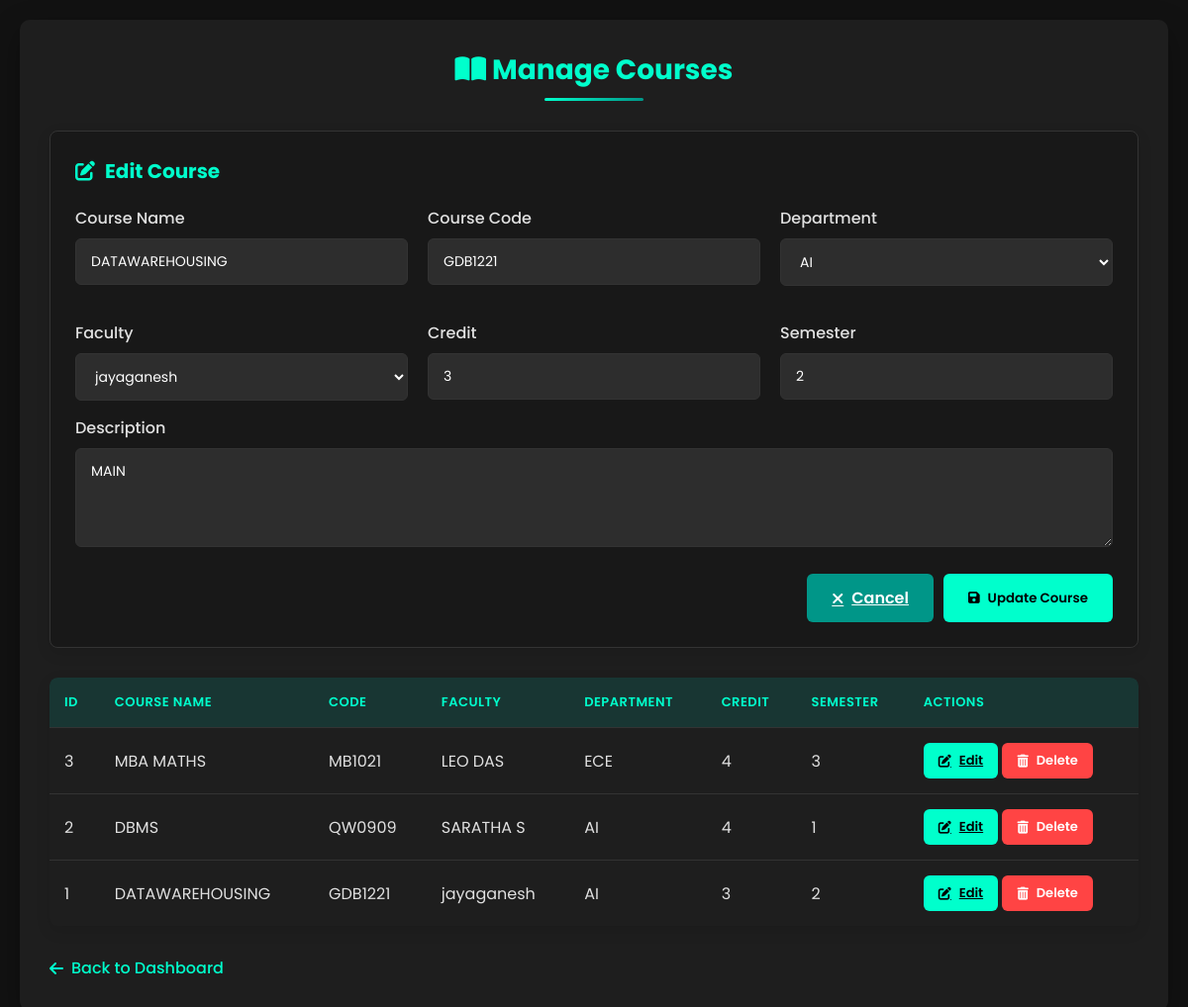
Screenshot of /dbmsproject/modules/courses.php?edit=1 (signed in) with the database file from the repository.
### tables this page shows
CREATE TABLE `courses` (
  `courses_id` int(11) NOT NULL,
  `course_name` varchar(100) NOT NULL,
  `course_code` varchar(50) NOT NULL,
  `faculty_id` int(11) NOT NULL,
  `department_id` int(11) NOT NULL,
  `department_name` varchar(100) NOT NULL,
  `credit` int(11) NOT NULL,
  `semester` int(11) NOT NULL,
  `description` text DEFAULT NULL,
  `created_at` timestamp NOT NULL DEFAULT current_timestamp()
);

CREATE TABLE `department` (
  `department_id` int(11) NOT NULL,
  `department_name` varchar(100) NOT NULL,
  `department_code` varchar(20) NOT NULL,
  `description` text DEFAULT NULL,
  `no_of_students` int(11) DEFAULT 0,
  `no_of_faculty` int(11) DEFAULT 0,
  `hod_name` varchar(100) DEFAULT NULL,
  `established_year` year(4) DEFAULT NULL,
  `contact_email` varchar(100) DEFAULT NULL
);

CREATE TABLE `faculty` (
  `faculty_id` int(11) NOT NULL,
  `users_id` int(11) NOT NULL,
  `faculty_name` varchar(100) NOT NULL,
  `phone` varchar(15) DEFAULT NULL,
  `qualification` varchar(100) DEFAULT NULL,
  `department_id` int(11) DEFAULT NULL,
  `email` varchar(255) NOT NULL
);

### dbmsproject/modules/courses.php (the view, shortened to what this page needs)
<?php
include __DIR__ . '/../config/database.php';
$list = mysqli_query($conn, "
  SELECT c.courses_id, c.course_name, c.course_code, f.faculty_name, d.department_name, c.credit, c.semester, c.description, c.created_at
  FROM courses c
  JOIN faculty f ON c.faculty_id = f.faculty_id
  JOIN department d ON c.department_id = d.department_id
  ORDER BY c.courses_id DESC
");
$departments = mysqli_query($conn, "SELECT department_id, department_name FROM department ORDER BY department_name");
$edit_data = null;
if (isset($_GET['edit'])) {
    $edit_id = intval($_GET['edit']);
    $edit_query = mysqli_query($conn, "SELECT * FROM courses WHERE courses_id = $edit_id");
    $edit_data = mysqli_fetch_assoc($edit_query);
    if ($edit_data) {
        $faculties = mysqli_query($conn, "SELECT faculty_id, faculty_name FROM faculty WHERE department_id = {$edit_data['department_id']} ORDER BY faculty_name");
    }
}
?>
<!DOCTYPE html>
<html lang="en">
<head>
  <link rel="stylesheet" href="https://cdnjs.cloudflare.com/ajax/libs/font-awesome/6.4.0/css/all.min.css">
</head>
<body>
  <div class="container">
    <h2><i class="fas fa-book-open"></i> Manage Courses</h2>
    <div class="form-container">
      <h3 class="form-title">
        <i class="fas fa-<?= $edit_data ? 'edit' : 'plus' ?>"></i>
        <?= $edit_data ? 'Edit Course' : 'Add New Course' ?>
      </h3>
      <form method="POST" action="courses.php">
        <div class="form-grid">
          <div class="form-group">
            <label for="course_name">Course Name</label>
            <input type="text" id="course_name" name="course_name"
                   value="<?= $edit_data ? htmlspecialchars($edit_data['course_name']) : '' ?>" required>
          </div>
          <div class="form-group">
            <label for="course_code">Course Code</label>
            <input type="text" id="course_code" name="course_code"
                   value="<?= $edit_data ? htmlspecialchars($edit_data['course_code']) : '' ?>" required>
          </div>
          <div class="form-group">
            <label for="department_id">Department</label>
            <select id="department_id" name="department_id" required onchange="fetchFaculties(this.value)">
              <?php
              mysqli_data_seek($departments, 0);
              while ($dept = mysqli_fetch_assoc($departments)):
              ?>
                <option value="<?= $dept['department_id'] ?>"
                  <?= ($edit_data && $edit_data['department_id'] == $dept['department_id']) ? 'selected' : '' ?>>
                  <?= htmlspecialchars($dept['department_name']) ?>
                </option>
              <?php endwhile; ?>
            </select>
          </div>
          <div class="form-group">
            <label for="faculty_id">Faculty</label>
            <select id="faculty_id" name="faculty_id" required>
              <?php if ($edit_data && isset($faculties)): ?>
                <?php while ($faculty = mysqli_fetch_assoc($faculties)): ?>
                  <option value="<?= $faculty['faculty_id'] ?>"
                    <?= ($edit_data['faculty_id'] == $faculty['faculty_id']) ? 'selected' : '' ?>>
                    <?= htmlspecialchars($faculty['faculty_name']) ?>
                  </option>
                <?php endwhile; ?>
              <?php endif; ?>
            </select>
          </div>
          <div class="form-group">
            <label for="credit">Credit</label>
            <input type="number" id="credit" name="credit"
                   value="<?= $edit_data ? htmlspecialchars($edit_data['credit']) : '' ?>" required>
          </div>
          <div class="form-group">
            <label for="semester">Semester</label>
            <input type="text" id="semester" name="semester"
                   value="<?= $edit_data ? htmlspecialchars($edit_data['semester']) : '' ?>" required>
          </div>
        </div>
        <div class="form-group">
          <label for="description">Description</label>
          <textarea id="description" name="description"><?= $edit_data ? htmlspecialchars($edit_data['description']) : '' ?></textarea>
        </div>
        <div class="action-buttons">
          <?php if ($edit_data): ?>
            <a href="courses.php" class="btn btn-secondary">
              <i class="fas fa-times"></i> Cancel
            </a>
          <?php endif; ?>
          <button type="submit" class="btn btn-primary">
            <i class="fas fa-<?= $edit_data ? 'save' : 'plus' ?>"></i>
            <?= $edit_data ? 'Update Course' : 'Add Course' ?>
          </button>
        </div>
      </form>
    </div>
    <div class="table-responsive">
      <table>
        <thead>
          <tr>
            <th>ID</th>
            <th>Course Name</th>
            <th>Code</th>
            <th>Faculty</th>
            <th>Department</th>
            <th>Credit</th>
            <th>Semester</th>
            <th>Actions</th>
          </tr>
        </thead>
        <tbody>
          <?php
          mysqli_data_seek($list, 0);
          while ($row = mysqli_fetch_assoc($list)):
          ?>
          <tr>
            <td><?= $row['courses_id'] ?></td>
            <td><?= htmlspecialchars($row['course_name']) ?></td>
            <td><?= htmlspecialchars($row['course_code']) ?></td>
            <td><?= htmlspecialchars($row['faculty_name']) ?></td>
            <td><?= htmlspecialchars($row['department_name']) ?></td>
            <td><?= htmlspecialchars($row['credit']) ?></td>
            <td><?= htmlspecialchars($row['semester']) ?></td>
            <td class="actions-cell">
              <a href="courses.php?edit=<?= $row['courses_id'] ?>" class="btn btn-primary btn-sm">
                <i class="fas fa-edit"></i> Edit
              </a>
              <button onclick="showDeleteModal(<?= $row['courses_id'] ?>, '<?= htmlspecialchars(addslashes($row['course_name'])) ?>')"
                      class="btn btn-danger btn-sm">
                <i class="fas fa-trash-alt"></i> Delete
              </button>
            </td>
          </tr>
          <?php endwhile; ?>
        </tbody>
      </table>
    </div>
    <a href="../dashboard.php" class="back-link">
      <i class="fas fa-arrow-left"></i> Back to Dashboard
    </a>
  </div>
</body>
</html>

### dbmsproject/modules/courses.php (style rules this page uses)
:root { --primary: #00ffcc; --secondary: #009688; --dark-bg: #1e1e1e; --darker-bg: #121212; --light-text: #e0e0e0; --lighter-text: #ffffff; --danger: #ff4444; --warning: #ffbb33; --success: #00C851; --info: #33b5e5; --border: #333; --input-bg: #2d2d2d; }
* { margin: 0; padding: 0; box-sizing: border-box; font-family: 'Poppins', sans-serif; }
body { background-color: var(--darker-bg); color: var(--light-text); min-height: 100vh; padding: 20px; }
.container { max-width: 1200px; margin: 0 auto; background-color: var(--dark-bg); border-radius: 10px; padding: 30px; box-shadow: 0 10px 30px rgba(0, 0, 0, 0.3); animation: fadeIn 0.5s ease-out; }
h2 { text-align: center; color: var(--primary); margin-bottom: 30px; font-size: 28px; position: relative; padding-bottom: 10px; }
h2::after { content: ''; position: absolute; bottom: 0; left: 50%; transform: translateX(-50%); width: 100px; height: 3px; background: linear-gradient(to right, var(--primary), var(--secondary)); border-radius: 3px; }
.form-container { background-color: rgba(0, 0, 0, 0.2); padding: 25px; border-radius: 8px; margin-bottom: 30px; box-shadow: 0 5px 15px rgba(0, 0, 0, 0.1); border: 1px solid var(--border); }
.form-title { color: var(--primary); margin-bottom: 20px; font-size: 20px; display: flex; align-items: center; gap: 10px; }
.form-grid { display: grid; grid-template-columns: repeat(auto-fit, minmax(250px, 1fr)); gap: 20px; }
.form-group { margin-bottom: 15px; }
label { display: block; margin-bottom: 8px; color: var(--light-text); font-weight: 500; }
input, select, textarea { width: 100%; padding: 12px 15px; background-color: var(--input-bg); border: 1px solid var(--border); border-radius: 6px; color: var(--lighter-text); font-size: 14px; transition: all 0.3s ease; }
textarea { min-height: 100px; resize: vertical; }
.btn { padding: 12px 25px; border: none; border-radius: 6px; font-weight: 600; cursor: pointer; transition: all 0.3s ease; display: inline-flex; align-items: center; justify-content: center; gap: 8px; }
.btn-primary { background-color: var(--primary); color: #000; }
.btn-secondary { background-color: var(--secondary); color: white; }
.btn-danger { background-color: var(--danger); color: white; }
.btn-sm { padding: 8px 15px; font-size: 13px; }
.action-buttons { display: flex; gap: 10px; justify-content: flex-end; margin-top: 20px; }
.table-responsive { overflow-x: auto; border-radius: 8px; box-shadow: 0 5px 15px rgba(0, 0, 0, 0.1); }
table { width: 100%; border-collapse: collapse; background-color: var(--dark-bg); border-radius: 8px; overflow: hidden; }
th, td { padding: 15px; text-align: left; border-bottom: 1px solid var(--border); }
th { background-color: rgba(0, 150, 136, 0.2); color: var(--primary); font-weight: 600; text-transform: uppercase; font-size: 13px; letter-spacing: 0.5px; }
tr:last-child td { border-bottom: none; }
.actions-cell { white-space: nowrap; }
.back-link { display: inline-flex; align-items: center; gap: 8px; margin-top: 30px; color: var(--primary); text-decoration: none; font-weight: 500; transition: all 0.3s ease; }

### rows the page displays
courses: course_name "DATAWAREHOUSING", course_code "GDB1221", department_id "AI", faculty_id "jayaganesh", credit "3", semester "2", description "MAIN", courses_id "1", faculty.faculty_name "jayaganesh", department.department_name "AI"
courses: courses_id "3", course_name "MBA MATHS", course_code "MB1021", faculty.faculty_name "LEO DAS", department.department_name "ECE", credit "4", semester "3"
courses: courses_id "2", course_name "DBMS", course_code "QW0909", faculty.faculty_name "SARATHA S", department.department_name "AI", credit "4", semester "1"
